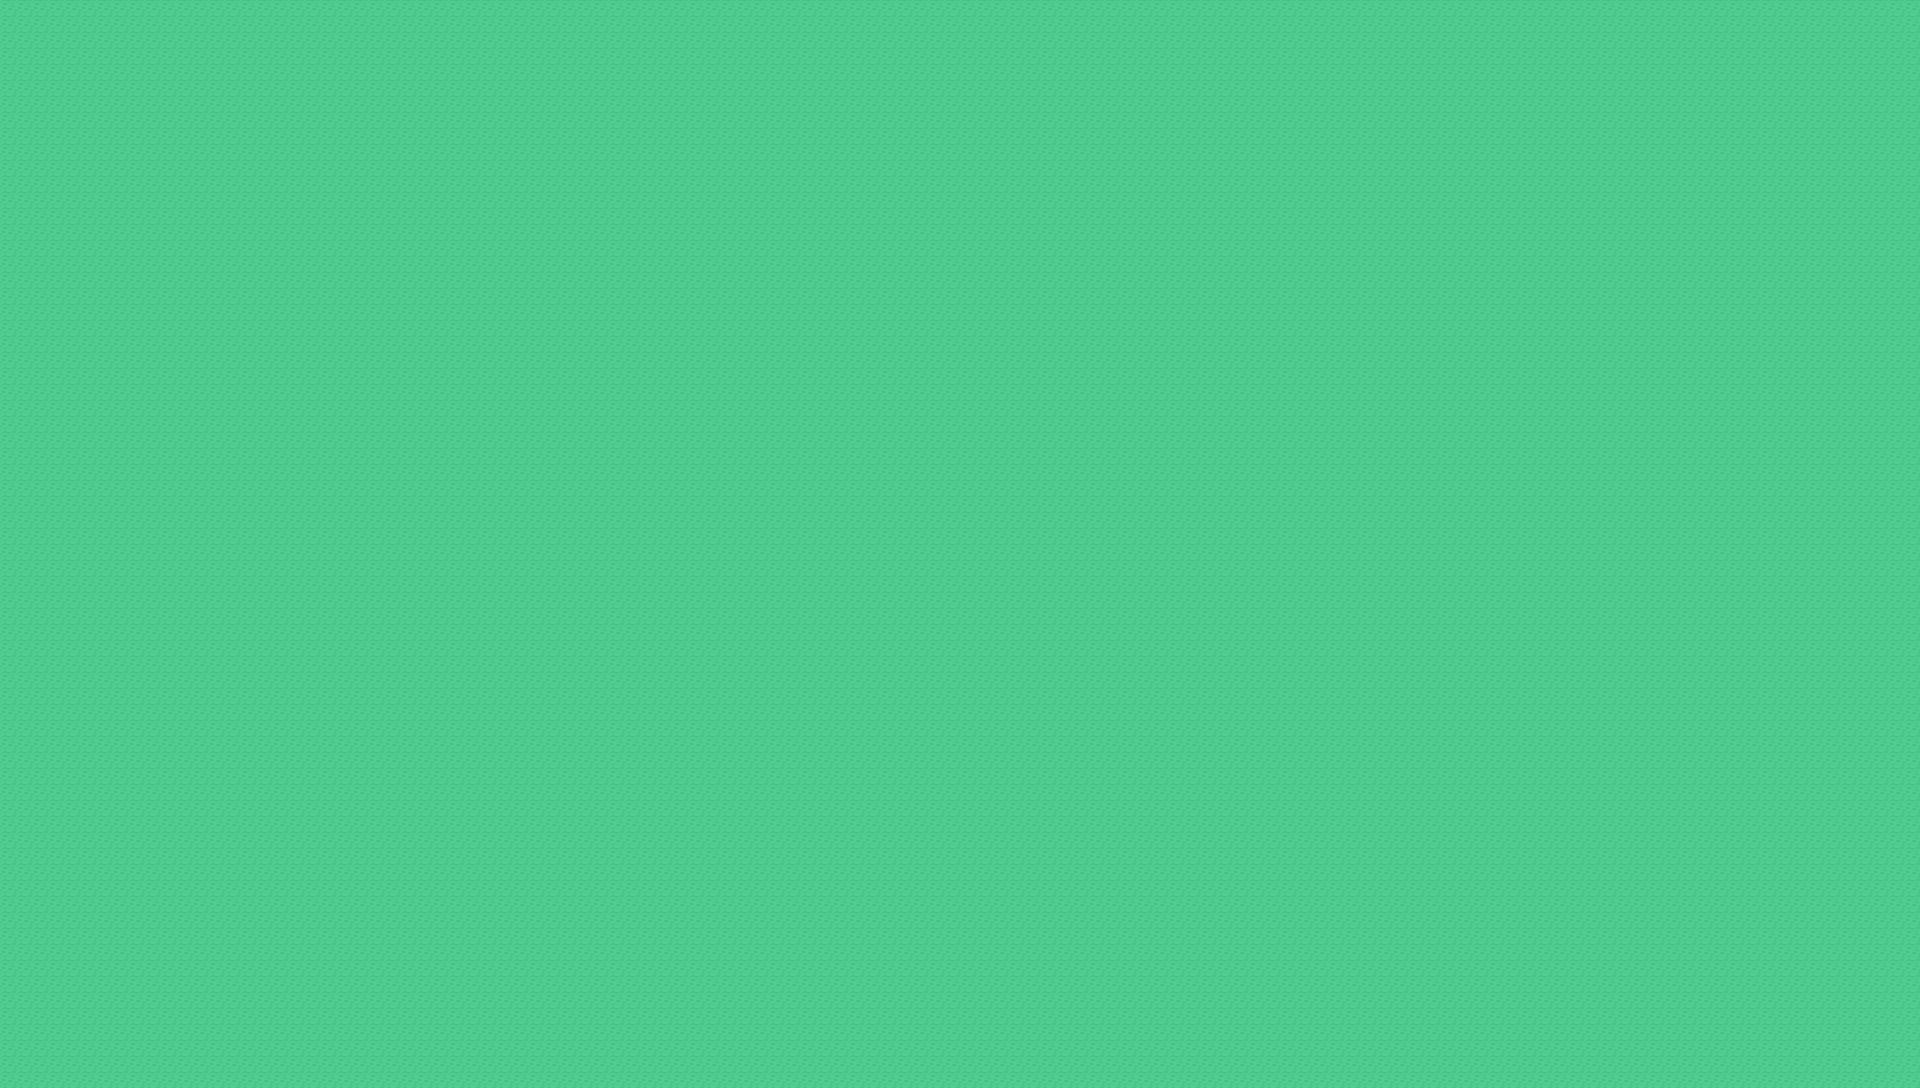

This game map was drawn from its Tiled (.tmx) file and the tilesets committed beside it. A one-line description and the trimmed map source follow:
An orthogonal 120x68 tile map with 16x16 px tiles, 1 tile layer (Kachelebene 1).

<map version="1.4" tiledversion="1.4.3" orientation="orthogonal" renderorder="right-down" width="120" height="68" tilewidth="16" tileheight="16" infinite="0" nextlayerid="2" nextobjectid="1">
 <tileset firstgid="1" source="tileset.tsx" />
 <layer id="1" name="Kachelebene 1" width="120" height="68">
  <data>[8160 cells, 8160 non-empty, 1 distinct tile ids]</data>
 </layer>
</map>
